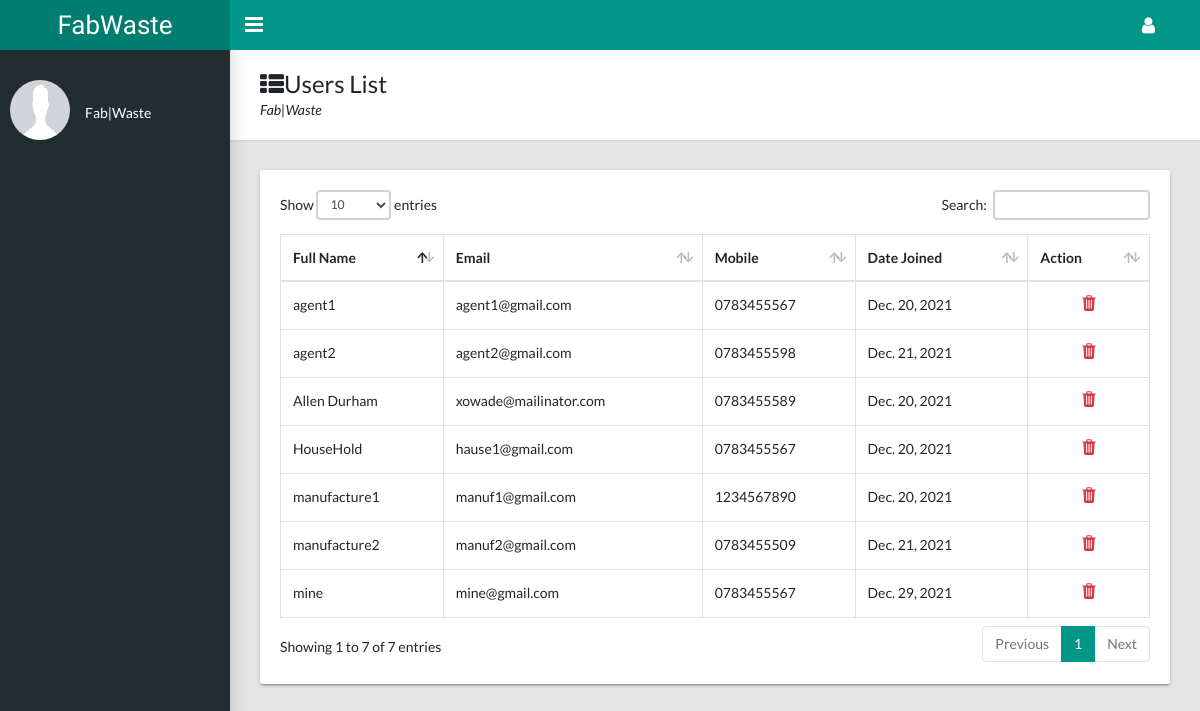
The page /dashboard/user-list on the database as committed earlier.
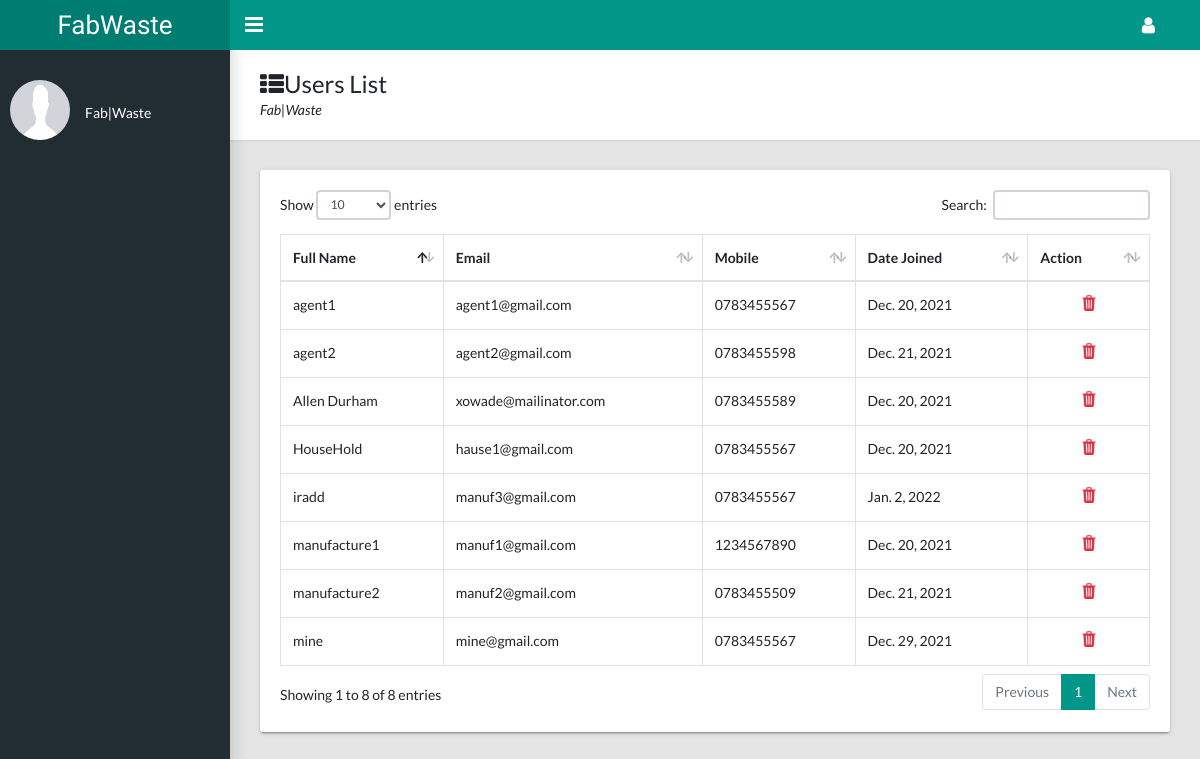
The same page on the database as committed later.
### userauth/models.py (models this page shows, shortened)
class UsersAccount(AbstractBaseUser, PermissionsMixin):
    email = models.EmailField(verbose_name='Email Address', unique=True)
    full_name = models.CharField(max_length=50)
    mobile = models.CharField(max_length=12, blank=True)
    is_active = models.BooleanField(default=False)
    is_staff = models.BooleanField(default=False)
    is_house_hold = models.BooleanField(default=False)
    is_agent = models.BooleanField(default=False)
    is_manufacture = models.BooleanField(default=False)
    is_admin = models.BooleanField(default=False)
    location = models.ForeignKey(District, on_delete=models.DO_NOTHING, null=True, blank=True)
    created = models.DateTimeField(auto_now_add=True)
    updated = models.DateTimeField(auto_now=True)
    objects = CustomAccountManager()
    USERNAME_FIELD = 'email'
    REQUIRED_FIELDS = ['full_name']
    class Meta:
        verbose_name = 'Account'
        verbose_name_plural = 'Account'

### dashboard/views.py (the view)
# urls.py: path('user-list', user_list, name='list_user'),
def user_list(request):
    users_list = UsersAccount.objects.all().exclude(is_superuser=True)
    context = {
        'users_list': users_list
    }
    return render(request, 'dashboard/users_list.html', context)

### templates/dashboard/users_list.html (shortened to what this page needs)
{% extends 'dashboard/dashboard.html' %}
{% load static %}
{% block dashboard_content %}
    <main class="app-content">
      <div class="app-title">
        <div>
          <h1><i class="fa fa-th-list"></i>Users List</h1>
          <p>Fab|Waste</p>
        </div>
      </div>
      <div class="row">
        <div class="col-md-12">
          <div class="tile">
            <div class="tile-body">
              <div class="table-responsive">
                <table class="table table-hover table-bordered" id="sampleTable">
                  <thead>
                    <tr>
                      <th>Full Name</th>
                      <th>Email</th>
                      <th>Mobile</th>
                      <th>Date Joined</th>
                      <th>Action</th>
                    </tr>
                  </thead>
                  <tbody>
                    {% for user in users_list %}
                        <tr>
                          <td>{{ user.full_name}}</td>
                          <td>{{ user.email}}</td>
                          <td>{{ user.mobile}}</td>
                          <td>{{ user.created.date}}</td>
                          <td><div class="text-center">
                              <a href="{% url 'delete_user' user.id %}">
                                  <ion-icon name="trash" class="text-danger" style="font-size: large;"></ion-icon>
                              </a>
                          </div></td>
                        </tr>
                    {% endfor %}
                  </tbody>
                </table>
              </div>
            </div>
          </div>
        </div>
      </div>
    </main>
{% endblock %}

Rows that differ between the two databases and show on the page:
added UsersAccount: full_name "iradd", email "manuf3@gmail.com", mobile "0783455567", created "Jan. 2, 2022"
Other text that changed with them:
text written by a page script: "Show entries Search: Showing 1 to 7 of 7 entries Previous 1 Next" → "Show entries Search: Showing 1 to 8 of 8 entries Previous 1 Next"
